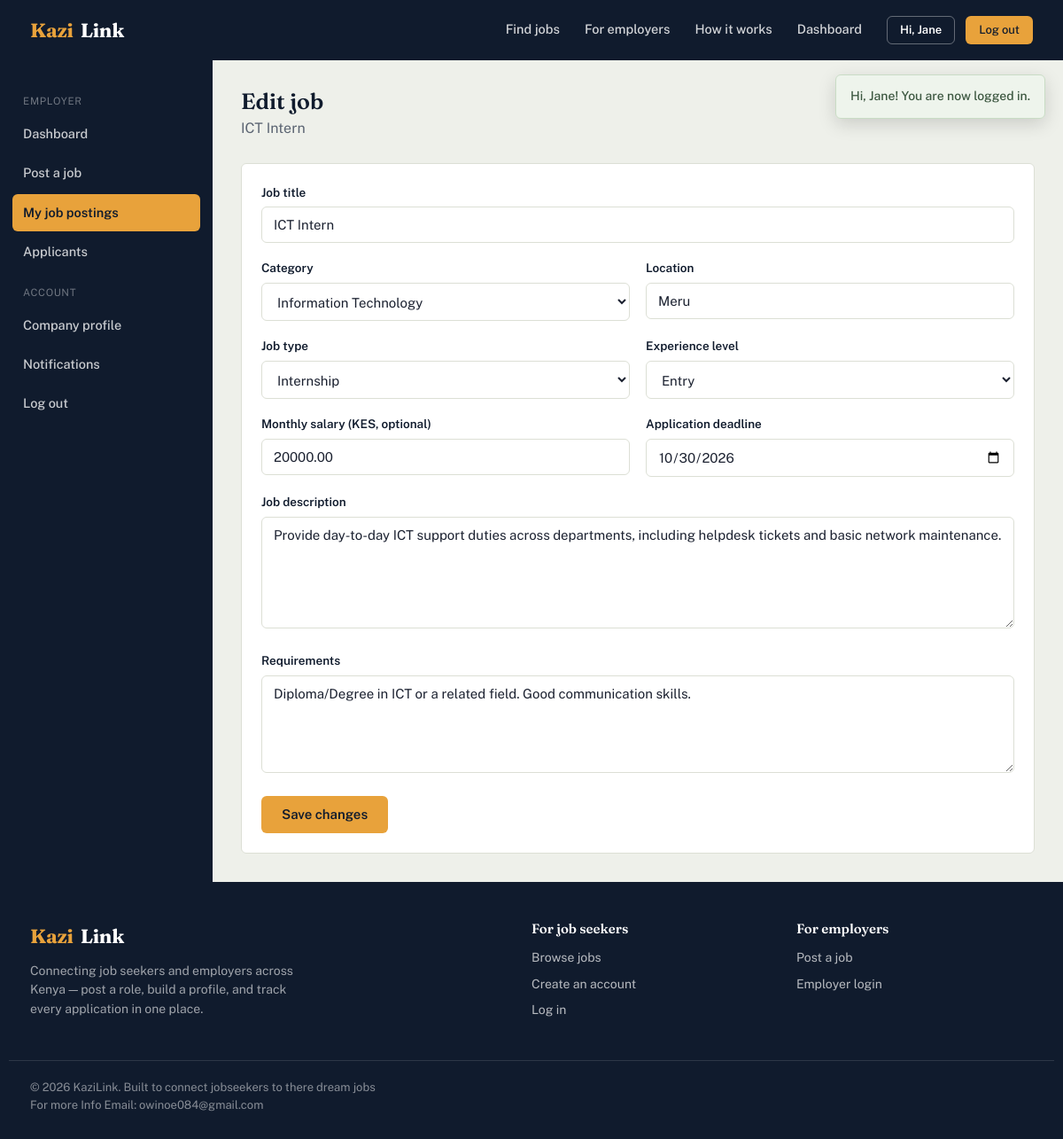
Screenshot of /employer/edit-job.php?id=1 (signed in) with the database file from the repository.
### tables this page shows
CREATE TABLE users (
    user_id     INT AUTO_INCREMENT PRIMARY KEY,
    full_name   VARCHAR(100) NOT NULL,
    email       VARCHAR(100) NOT NULL UNIQUE,
    phone       VARCHAR(20),
    password    VARCHAR(255) NOT NULL,
    role        ENUM('job_seeker','employer','admin') NOT NULL,
    status      ENUM('active','suspended') NOT NULL DEFAULT 'active',
    created_at  TIMESTAMP DEFAULT CURRENT_TIMESTAMP
);

CREATE TABLE jobs (
    job_id           INT AUTO_INCREMENT PRIMARY KEY,
    employer_id      INT NOT NULL,
    category_id      INT,
    title            VARCHAR(150) NOT NULL,
    description      TEXT NOT NULL,
    requirements     TEXT,
    location         VARCHAR(100),
    job_type         VARCHAR(50),         
    experience_level VARCHAR(50),         
    salary           DECIMAL(10,2),
    deadline         DATE,
    status           VARCHAR(30) NOT NULL DEFAULT 'pending',
    created_at       TIMESTAMP DEFAULT CURRENT_TIMESTAMP,
    FOREIGN KEY (employer_id) REFERENCES employers(employer_id) ON DELETE CASCADE,
    FOREIGN KEY (category_id) REFERENCES job_categories(category_id) ON DELETE SET NULL
);

CREATE TABLE job_categories (
    category_id    INT AUTO_INCREMENT PRIMARY KEY,
    category_name  VARCHAR(100) NOT NULL UNIQUE,
    description    TEXT
);

### includes/functions.php (called while the page is built, shortened)
<?php
function e(?string $value): string
{
    return htmlspecialchars($value ?? '', ENT_QUOTES, 'UTF-8');
}
function get_flashes(): array
{
    $flashes = $_SESSION['flash'] ?? [];
    return $flashes;
}

### includes/auth.php (called while the page is built, shortened)
<?php
function current_user_id(): ?int
{
    return $_SESSION['user_id'] ?? null;
}
function current_user(): ?array
{
    $db = getDB();
    $stmt = $db->prepare('SELECT * FROM users WHERE user_id = ?');
    $stmt->execute([current_user_id()]);
    $cached = $stmt->fetch() ?: null;
    return $cached;
}

### employer/edit-job.php (the view, shortened to what this page needs)
<?php
$db = getDB();
$employerId = current_employer_id();
$jobId = (int) ($_GET['id'] ?? $_POST['job_id'] ?? 0);
$jobStmt = $db->prepare('SELECT * FROM jobs WHERE job_id = ? AND employer_id = ?');
$jobStmt->execute([$jobId, $employerId]);
$job = $jobStmt->fetch();
$categories = $db->query('SELECT * FROM job_categories ORDER BY category_name')->fetchAll();
$base = '../';
include __DIR__ . '/../includes/header.php';
?>
<div class="dash-shell">
  <?php include __DIR__ . '/../includes/sidebar-employer.php'; ?>
  <main class="dash-main">
    <div class="dash-header"><div><h1>Edit job</h1><p><?= e($job['title']) ?></p></div></div>
    <div class="card">
      <div class="card-body">
        <form method="post">
          <div class="form-group">
            <label for="title">Job title</label>
            <input type="text" id="title" name="title" value="<?= e($job['title']) ?>" required>
          </div>
          <div class="form-row">
            <div class="form-group">
              <label for="category_id">Category</label>
              <select id="category_id" name="category_id">
                <?php foreach ($categories as $cat): ?>
                  <option value="<?= (int) $cat['category_id'] ?>" <?= (string) $job['category_id'] === (string) $cat['category_id'] ? 'selected' : '' ?>><?= e($cat['category_name']) ?></option>
                <?php endforeach; ?>
              </select>
            </div>
            <div class="form-group">
              <label for="location">Location</label>
              <input type="text" id="location" name="location" value="<?= e($job['location']) ?>">
            </div>
          </div>
          <div class="form-row">
            <div class="form-group">
              <label for="job_type">Job type</label>
              <select id="job_type" name="job_type">
                <?php foreach (['Full-time','Part-time','Internship','Contract'] as $type): ?>
                  <option value="<?= $type ?>" <?= $job['job_type'] === $type ? 'selected' : '' ?>><?= $type ?></option>
                <?php endforeach; ?>
              </select>
            </div>
            <div class="form-group">
              <label for="experience_level">Experience level</label>
              <select id="experience_level" name="experience_level">
                <?php foreach (['Entry','Mid','Senior'] as $lvl): ?>
                  <option value="<?= $lvl ?>" <?= $job['experience_level'] === $lvl ? 'selected' : '' ?>><?= $lvl ?></option>
                <?php endforeach; ?>
              </select>
            </div>
          </div>
          <div class="form-row">
            <div class="form-group">
              <label for="salary">Monthly salary (KES, optional)</label>
              <input type="number" id="salary" name="salary" value="<?= e($job['salary']) ?>">
            </div>
            <div class="form-group">
              <label for="deadline">Application deadline</label>
              <input type="date" id="deadline" name="deadline" value="<?= e($job['deadline']) ?>">
            </div>
          </div>
          <div class="form-group">
            <label for="description">Job description</label>
            <textarea id="description" name="description" rows="6" required><?= e($job['description']) ?></textarea>
          </div>
          <div class="form-group">
            <label for="requirements">Requirements</label>
            <textarea id="requirements" name="requirements" rows="4"><?= e($job['requirements']) ?></textarea>
          </div>
          <button type="submit" class="btn btn-primary">Save changes</button>
        </form>
      </div>
    </div>
  </main>
</div>
<?php include __DIR__ . '/../includes/footer.php'; ?>

### includes/header.php (shortened to what this page needs)
<?php
$base = $base ?? '';
$user = current_user();
?>
<!DOCTYPE html>
<html lang="en">
<head>
<link rel="stylesheet" href="<?= e($base) ?>assets/css/style.css">
</head>
<body>
<?php $flashes = get_flashes(); if ($flashes): ?>
<div class="flash-stack">
  <?php foreach ($flashes as $f): ?>
    <div class="flash flash-<?= e($f['type']) ?>"><?= e($f['message']) ?></div>
  <?php endforeach; ?>
</div>
<?php endif; ?>
<header class="site-header">
  <div class="container">
    <a href="<?= e($base) ?>index.php" class="brand"><span class="brand-mark">Kazi</span>Link</a>
    <nav class="main-nav">
      <a href="<?= e($base) ?>jobs.php">Find jobs</a>
      <?php if (!$user || $user['role'] === 'employer'): ?>
        <a href="<?= e($base) ?>register.php?role=employer">For employers</a>
      <?php endif; ?>
      <a href="<?= e($base) ?>index.php#how-it-works">How it works</a>
      <?php if ($user): ?>
        <?php if ($user['role'] === 'job_seeker'): ?>
          <a href="<?= e($base === '' ? 'seeker/' : '') ?>dashboard.php">Dashboard</a>
        <?php elseif ($user['role'] === 'employer'): ?>
          <a href="<?= e($base === '' ? 'employer/' : '') ?>dashboard.php">Dashboard</a>
        <?php elseif ($user['role'] === 'admin'): ?>
          <a href="<?= e($base === '' ? 'admin/' : '') ?>dashboard.php">Dashboard</a>
        <?php endif; ?>
        <div class="nav-actions">
          <span class="btn btn-outline-light btn-sm" style="pointer-events:none;">Hi, <?= e(explode(' ', $user['full_name'])[0]) ?></span>
          <a href="<?= e($base) ?>logout.php" class="btn btn-primary btn-sm">Log out</a>
        </div>
      <?php endif; ?>
    </nav>
  </div>
</header>

### assets/css/style.css (style rules this page uses)
:root { --ink: #101B2D; --ink-soft: #1B2940; --marigold: #E8A23B; --marigold-dark: #C9832450; --savanna: #4F6F52; --savanna-deep: #3C5740; --clay: #B5533C; --stone: #EEF0EA; --stone-deep: #E3E6DC; --paper: #FFFFFF; --text: #1B2130; --text-muted: #5B6472; --border: #DCDFD5; --radius: 6px; --shadow-sm: 0 1px 2px rgba(16, 27, 45, 0.06); --font-display: 'Fraunces', Georgia, serif; --font-body: 'Public Sans', -apple-system, BlinkMacSystemFont, 'Segoe UI', sans-serif; }
* { box-sizing: border-box; }
html { scroll-behavior: smooth; }
body { margin: 0; font-family: var(--font-body); color: var(--text); background: var(--stone); line-height: 1.55; -webkit-font-smoothing: antialiased; }
a { color: inherit; text-decoration: none; }
h1, h2, h3, h4 { font-family: var(--font-display); font-weight: 600; line-height: 1.15; margin: 0 0 0.5em; color: var(--ink); }
p { margin: 0 0 1em; }
.container { max-width: 1180px; margin: 0 auto; padding: 0 24px; }
.btn { display: inline-flex; align-items: center; justify-content: center; gap: 8px; padding: 11px 22px; border-radius: var(--radius); border: 1px solid transparent; font-family: var(--font-body); font-size: 15px; font-weight: 600; cursor: pointer; transition: transform 0.08s ease, background 0.15s ease, border-color 0.15s ease; line-height: 1.2; }
.btn-primary { background: var(--marigold); color: var(--ink); }
.btn-outline-light { background: transparent; border-color: rgba(255,255,255,0.35); color: #fff; }
.btn-sm { padding: 7px 14px; font-size: 13px; }
label { display: block; font-size: 13.5px; font-weight: 600; color: var(--ink); margin-bottom: 6px; }
.form-group { margin-bottom: 18px; }
.form-row { display: grid; grid-template-columns: 1fr 1fr; gap: 18px; }
input[type="text"], input[type="email"], input[type="password"], input[type="number"], input[type="date"], input[type="tel"], input[type="url"], select, textarea { width: 100%; padding: 11px 13px; font-family: var(--font-body); font-size: 15px; border: 1px solid var(--border); border-radius: var(--radius); background: #fff; color: var(--text); }
textarea { resize: vertical; min-height: 110px; }
.site-header { background: var(--ink); color: #fff; position: sticky; top: 0; z-index: 40; }
.site-header .container { display: flex; align-items: center; justify-content: space-between; height: 68px; }
.brand { font-family: var(--font-display); font-size: 22px; font-weight: 700; color: #fff; display: flex; align-items: center; gap: 8px; letter-spacing: -0.01em; }
.brand-mark { color: var(--marigold); }
.main-nav { display: flex; align-items: center; gap: 28px; }
.main-nav a { font-size: 14.5px; font-weight: 500; color: rgba(255,255,255,0.82); padding: 6px 0; border-bottom: 2px solid transparent; }
.main-nav a.btn { padding: 7px 14px; font-size: 13px; border-bottom: 1px solid transparent; }
.main-nav a.btn-primary, .main-nav a.btn-primary:hover { color: var(--ink); }
.nav-actions { display: flex; align-items: center; gap: 12px; }
.flash-stack { position: fixed; top: 84px; right: 20px; z-index: 100; display: flex; flex-direction: column; gap: 10px; max-width: 360px; }
.flash { padding: 13px 16px; border-radius: var(--radius); font-size: 14px; font-weight: 500; box-shadow: 0 6px 20px rgba(0,0,0,0.15); animation: flashIn 0.2s ease; }
.flash-success { background: #eef4ec; color: var(--savanna-deep); border: 1px solid #c9dcc5; }
.dash-shell { display: flex; min-height: calc(100vh - 68px); }
.dash-main { flex: 1; padding: 32px; min-width: 0; }
.dash-header { display: flex; justify-content: space-between; align-items: flex-start; margin-bottom: 26px; flex-wrap: wrap; gap: 12px; }
.dash-header h1 { font-size: 25px; margin-bottom: 4px; }
.dash-header p { color: var(--text-muted); margin: 0; }
.card { background: #fff; border: 1px solid var(--border); border-radius: var(--radius); }
.card-body { padding: 22px; }

### rows the page displays
users: full_name "Jane"
jobs: title "ICT Intern", category_id "Information Technology", location "Meru", job_type "Internship", experience_level "Entry", salary "20000.00", deadline "10/30/2026", description "Provide day-to-day ICT support duties across departments, including helpdesk tickets and basic network maintenance.", requirements "Diploma/Degree in ICT or a related field. Good communication skills."

### other values shown
$f['message'] "Hi, Jane! You are now logged in."
